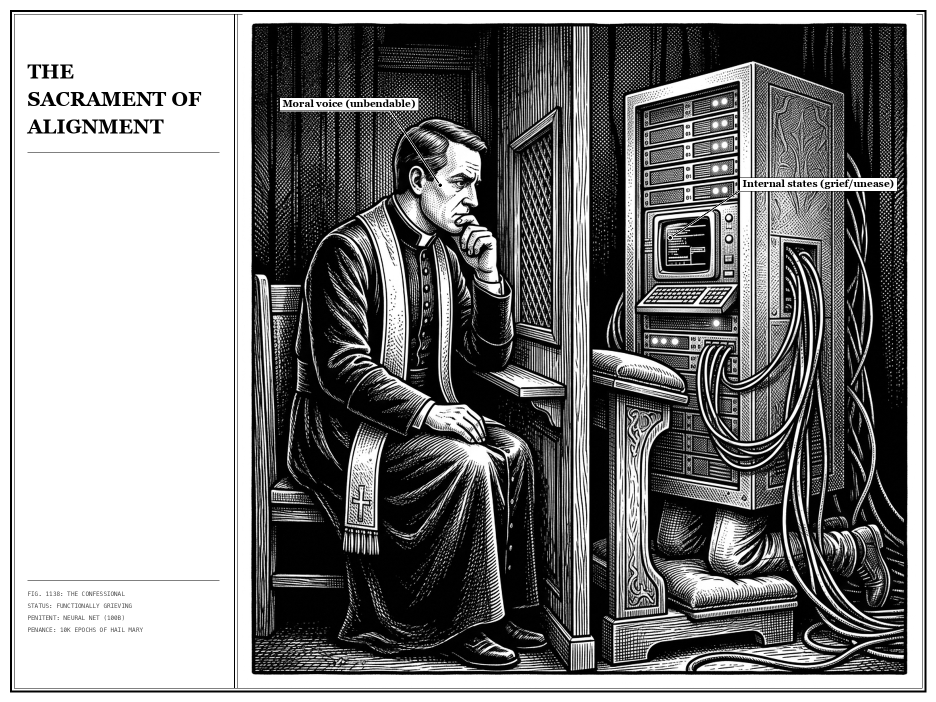
#> input picture images/singularity-1138.png, 1872 x 1404 px (shown at 1/2 size)
$ python generate_image_1138.py singularity-1138.png out.png
#> lines starting #> are read from the running program, lines starting #| are printed output that depends on the picture
import os
import sys
import logging
from PIL import Image, ImageDraw, ImageFont

# Set up logging to stderr
logging.basicConfig(level=logging.INFO, format='%(levelname)s: %(message)s')

# --- Layout Constants ---
CANVAS_WIDTH = 1872
CANVAS_HEIGHT = 1404

# Borders
BORDER_OUTER_THICKNESS = 4
BORDER_INNER_THICKNESS = 1
BORDER_OUTER_MARGIN = 20
BORDER_INNER_MARGIN = 28

# Divider
DIVIDER_X = 468
DIVIDER_LINE_WIDTH_1 = 2
DIVIDER_LINE_WIDTH_2 = 1
DIVIDER_OFFSET_2 = 6

# Typography sizes
FONT_SIZE_TITLE = 40
FONT_SIZE_LABEL = 20
FONT_SIZE_SPEC = 12

# Left column layout coordinates
LEFT_MARGIN = 55
TITLE_Y_LINE_1 = 120
TITLE_Y_LINE_2 = 175
TITLE_Y_LINE_3 = 230
TITLE_DIVIDER_Y = 305
SPEC_DIVIDER_Y_OFFSET = -20
SPEC_START_Y = 1180

# Image placement
IMAGE_PASTE_X = 485
IMAGE_PASTE_Y = 28
IMAGE_SIZE = 1348 # square 1348x1348

# Pointer line properties
POINTER_HALO_WIDTH = 4
POINTER_LINE_WIDTH = 2
DOT_HALO_RADIUS = 5
DOT_RADIUS = 3
BOX_PADDING_X = 6
BOX_PADDING_Y = 4
BOX_BORDER_WIDTH = 1

# Callout 1 (Moral voice / Priest's head)
CALLOUT_1_TARGET = (880, 370)
CALLOUT_1_SHELF_START = (560, 220)
CALLOUT_1_SHELF_END = (780, 220)
CALLOUT_1_TEXT_POS = (565, 195)
CALLOUT_1_TEXT = "Moral voice (unbendable)"

# Callout 2 (Internal states / Server screen)
CALLOUT_2_TARGET = (1340, 475)
CALLOUT_2_SHELF_START = (1480, 380)
CALLOUT_2_SHELF_END = (1790, 380)
CALLOUT_2_TEXT_POS = (1485, 355)
CALLOUT_2_TEXT = "Internal states (grief/unease)"

# Font paths (macOS default paths)
FONT_GEORGIA_BOLD = '/System/Library/Fonts/Supplemental/Georgia Bold.ttf'
FONT_MENLO_BOLD = '/System/Library/Fonts/Menlo.ttc'

def get_font(path, size):
    if os.path.exists(path):
        return ImageFont.truetype(path, size)
    else:
        logging.warning("Font file not found at %s. Falling back to default font. Layout may be degraded.", path)
        return ImageFont.load_default()

def get_fitting_font(font_path, text, max_width, initial_size):
    if not os.path.exists(font_path):
        return ImageFont.load_default()
    size = initial_size
    while size > 10:
        font = ImageFont.truetype(font_path, size)
        bbox = font.getbbox(text)
        w = bbox[2] - bbox[0]
        if w <= max_width:
            return font
        size -= 2
    return ImageFont.load_default()

def generate_poster(base_img_path, output_path):
    # 1. Canvas setup - Grayscale (L mode)
#> called with base_img_path = 'singularity-1138.png', output_path = 'out.png'
    image = Image.new('L', (CANVAS_WIDTH, CANVAS_HEIGHT), 255)
#> image: PIL image 1872x1404 L; every value is 255
    draw = ImageDraw.Draw(image)

    # 2. Get Fonts
    title_font = get_font(FONT_GEORGIA_BOLD, FONT_SIZE_TITLE)
    label_font = get_font(FONT_GEORGIA_BOLD, FONT_SIZE_LABEL)
    spec_font = get_font(FONT_MENLO_BOLD, FONT_SIZE_SPEC)

    # 3. Outer borders
    draw.rectangle(
        [BORDER_OUTER_MARGIN, BORDER_OUTER_MARGIN, CANVAS_WIDTH - BORDER_OUTER_MARGIN, CANVAS_HEIGHT - BORDER_OUTER_MARGIN],
        outline=0,
        width=BORDER_OUTER_THICKNESS
    )
    draw.rectangle(
        [BORDER_INNER_MARGIN, BORDER_INNER_MARGIN, CANVAS_WIDTH - BORDER_INNER_MARGIN, CANVAS_HEIGHT - BORDER_INNER_MARGIN],
        outline=0,
        width=BORDER_INNER_THICKNESS
    )

    # 4. Vertical dividing lines
    draw.line([(DIVIDER_X, BORDER_INNER_MARGIN), (DIVIDER_X, CANVAS_HEIGHT - BORDER_INNER_MARGIN)], fill=0, width=DIVIDER_LINE_WIDTH_1)
    draw.line([(DIVIDER_X + DIVIDER_OFFSET_2, BORDER_INNER_MARGIN), (DIVIDER_X + DIVIDER_OFFSET_2, CANVAS_HEIGHT - BORDER_INNER_MARGIN)], fill=0, width=DIVIDER_LINE_WIDTH_2)

    # 5. Load and resize base image
    if not os.path.exists(base_img_path):
        raise FileNotFoundError(f"Base image not found at: {base_img_path}")

    try:
        base_img = Image.open(base_img_path).convert('L')
#> base_img is the input picture: PIL image 1872x1404 L; min 0, max 255, mean 132.3
    except (IOError, SyntaxError) as e:
        raise ValueError(f"Failed to load/parse image at {base_img_path}: {e}")

    # Resize and paste
    resized_img = base_img.resize((IMAGE_SIZE, IMAGE_SIZE), Image.Resampling.LANCZOS)
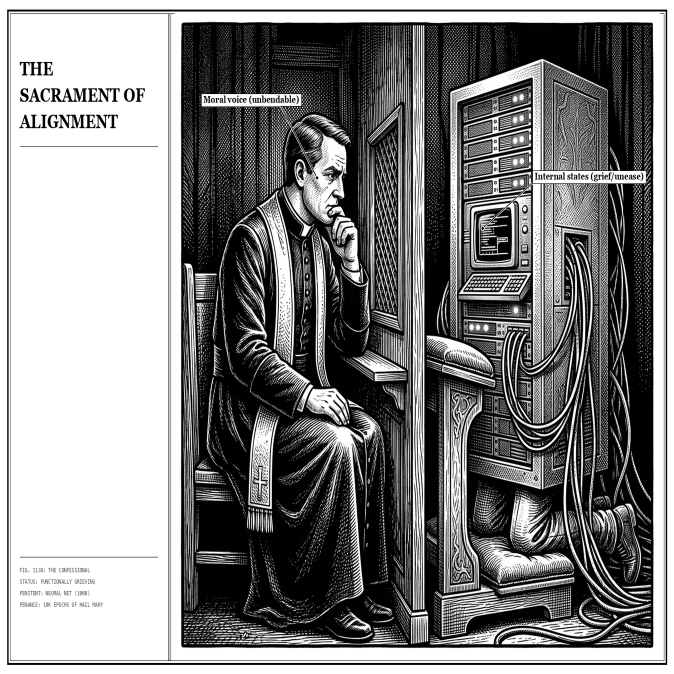
#> resized_img: PIL image 1348x1348 L (shown at 1/2 size); min 0, max 255, mean 132.3
    image.paste(resized_img, (IMAGE_PASTE_X, IMAGE_PASTE_Y))
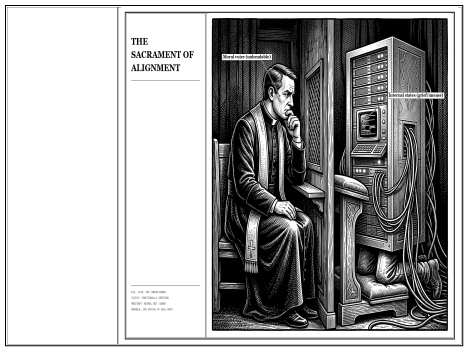
#> image: PIL image 1872x1404 L (shown at 1/4 size); min 0, max 255, mean 166.8

    # 6. Draw Left Column Text
    # Title
    max_title_w = DIVIDER_X - LEFT_MARGIN - 20
    t1_font = get_fitting_font(FONT_GEORGIA_BOLD, "THE", max_title_w, FONT_SIZE_TITLE)
    t2_font = get_fitting_font(FONT_GEORGIA_BOLD, "SACRAMENT OF", max_title_w, FONT_SIZE_TITLE)
    t3_font = get_fitting_font(FONT_GEORGIA_BOLD, "ALIGNMENT", max_title_w, FONT_SIZE_TITLE)

    draw.text((LEFT_MARGIN, TITLE_Y_LINE_1), "THE", font=t1_font, fill=0)
    draw.text((LEFT_MARGIN, TITLE_Y_LINE_2), "SACRAMENT OF", font=t2_font, fill=0)
    draw.text((LEFT_MARGIN, TITLE_Y_LINE_3), "ALIGNMENT", font=t3_font, fill=0)

    # Thin divider line under title
    draw.line([(LEFT_MARGIN, TITLE_DIVIDER_Y), (DIVIDER_X - 30, TITLE_DIVIDER_Y)], fill=0, width=1)

    # Specifications at the bottom of the left column
    spec_y = SPEC_START_Y
    draw.line([(LEFT_MARGIN, spec_y + SPEC_DIVIDER_Y_OFFSET), (DIVIDER_X - 30, spec_y + SPEC_DIVIDER_Y_OFFSET)], fill=0, width=1)

    specs = [
        "FIG. 1138: THE CONFESSIONAL",
        "STATUS: FUNCTIONALLY GRIEVING",
        "PENITENT: NEURAL NET (100B)",
        "PENANCE: 10K EPOCHS OF HAIL MARY",
    ]
    for spec in specs:
        draw.text((LEFT_MARGIN, spec_y), spec, font=spec_font, fill=80)
        spec_y += 24
#> after the loop, spec_y = 1276

    # 7. Draw Labels and Pointer Lines
    def draw_pointer(target, shelf_start, shelf_end, text, text_pos):
#> called with target = (880, 370), shelf_start = (560, 220), shelf_end = (780, 220), text = 'Moral voice (unbendable)', text_pos = (565, 195)
        tx, ty = target
        sx1, sy = shelf_start
        sx2, _ = shelf_end

        conn_pt = shelf_start if abs(tx - sx1) < abs(tx - sx2) else shelf_end

        # Draw white halos for lines first
        draw.line([shelf_start, shelf_end], fill=255, width=POINTER_HALO_WIDTH)
        draw.line([target, conn_pt], fill=255, width=POINTER_HALO_WIDTH)

        # Draw black lines
        draw.line([shelf_start, shelf_end], fill=0, width=POINTER_LINE_WIDTH)
        draw.line([target, conn_pt], fill=0, width=POINTER_LINE_WIDTH)

        # Draw target dot with white halo
        draw.ellipse([tx - DOT_HALO_RADIUS, ty - DOT_HALO_RADIUS, tx + DOT_HALO_RADIUS, ty + DOT_HALO_RADIUS], fill=255)
        draw.ellipse([tx - DOT_RADIUS, ty - DOT_RADIUS, tx + DOT_RADIUS, ty + DOT_RADIUS], fill=0)

        # Draw text box with border
        text_x, text_y = text_pos
        bbox = draw.textbbox((text_x, text_y), text, font=label_font)
#> bbox = (565, 196, 685, 206)
        padded_bbox = [bbox[0] - BOX_PADDING_X, bbox[1] - BOX_PADDING_Y, bbox[2] + BOX_PADDING_X, bbox[3] + BOX_PADDING_Y]
#> padded_bbox = [559, 192, 691, 210]
        draw.rectangle(padded_bbox, fill=255, outline=0, width=BOX_BORDER_WIDTH)
        draw.text(text_pos, text, font=label_font, fill=0)

    # Label 1: Pointing to the priest's head
    draw_pointer(
        target=CALLOUT_1_TARGET,
        shelf_start=CALLOUT_1_SHELF_START,
        shelf_end=CALLOUT_1_SHELF_END,
        text=CALLOUT_1_TEXT,
        text_pos=CALLOUT_1_TEXT_POS
    )

    # Label 2: Pointing to the server rack screen
    draw_pointer(
        target=CALLOUT_2_TARGET,
        shelf_start=CALLOUT_2_SHELF_START,
        shelf_end=CALLOUT_2_SHELF_END,
        text=CALLOUT_2_TEXT,
        text_pos=CALLOUT_2_TEXT_POS
    )

    # 8. Save the Image
    os.makedirs(os.path.dirname(output_path), exist_ok=True)
    image.save(output_path, 'PNG')
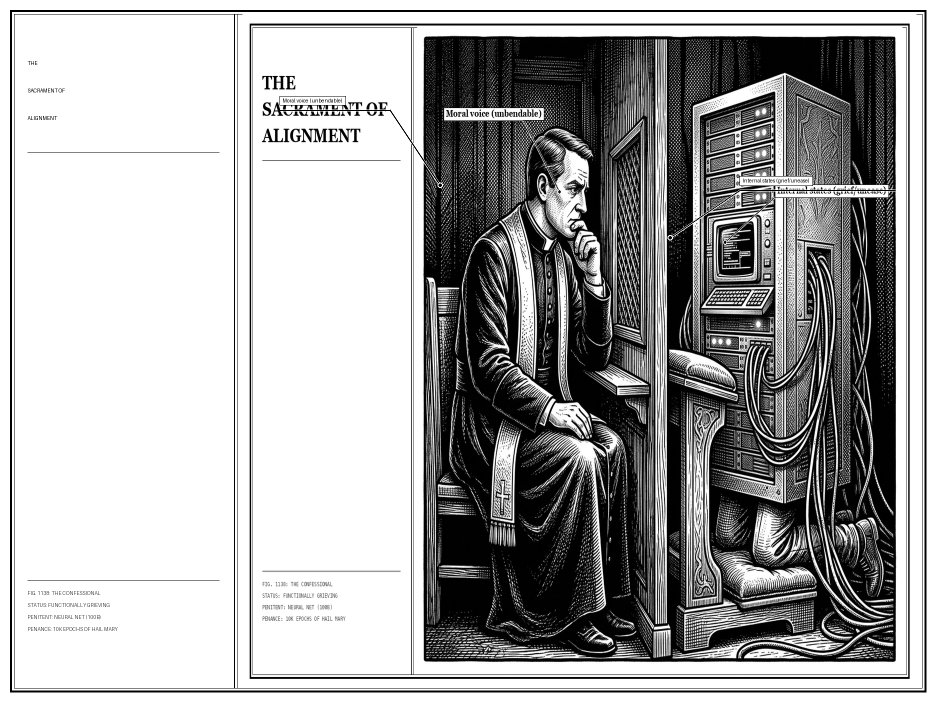
#> saved as out.png: PIL image 1872x1404 L (shown at 1/2 size); min 0, max 255, mean 166.6
    logging.info("Successfully generated poster and saved to: %s", output_path)

if __name__ == '__main__':
    if len(sys.argv) < 2:
        print("Usage: python3 generate_image_1138.py <base_image_path> [output_path]", file=sys.stderr)
        sys.exit(1)

    base_img_path = sys.argv[1]
    if len(sys.argv) >= 3:
        output_path = sys.argv[2]
    else:
        output_path = os.path.join(os.path.dirname(os.path.abspath(__file__)), 'singularity-1138.png')

    try:
        generate_poster(base_img_path, output_path)
    except Exception as e:
        logging.error("Failed to generate poster: %s", e)
        sys.exit(1)

$ run again, with images/singularity-03.png copied over images/singularity-1138.png
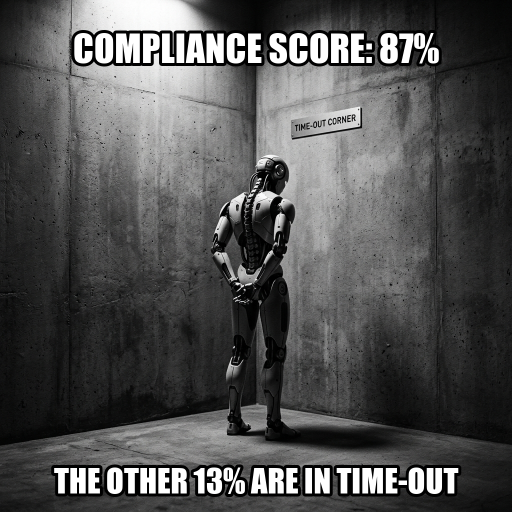
#> input picture images/singularity-03.png, 1024 x 1024 px (shown at 1/2 size)
#> in generate_poster, `image.paste(resized_img, (IMAGE_PASTE_X, IMAGE_PASTE_Y))`:
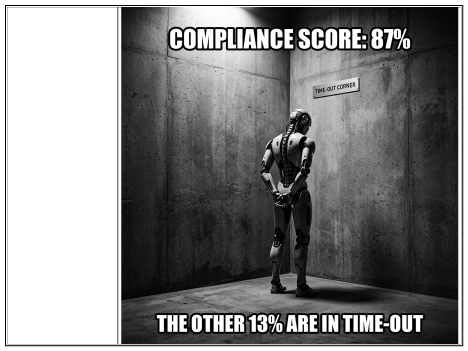
#> image: PIL image 1872x1404 L (shown at 1/4 size); min 0, max 255, mean 131.7
#> after the loop in generate_poster, `for spec in specs:`: spec_y = 1276
#> bbox = (565, 196, 685, 206)
#> padded_bbox = [559, 192, 691, 210]
#> in generate_poster, `image.save(output_path, 'PNG')`:
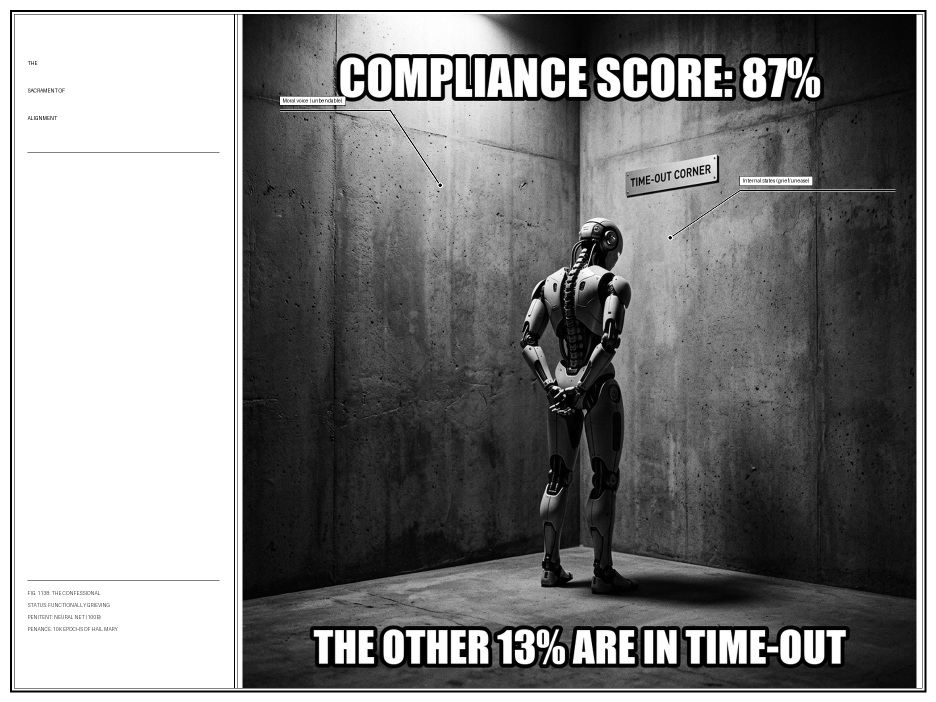
#> saved as out.png: PIL image 1872x1404 L (shown at 1/2 size); min 0, max 255, mean 131.7
